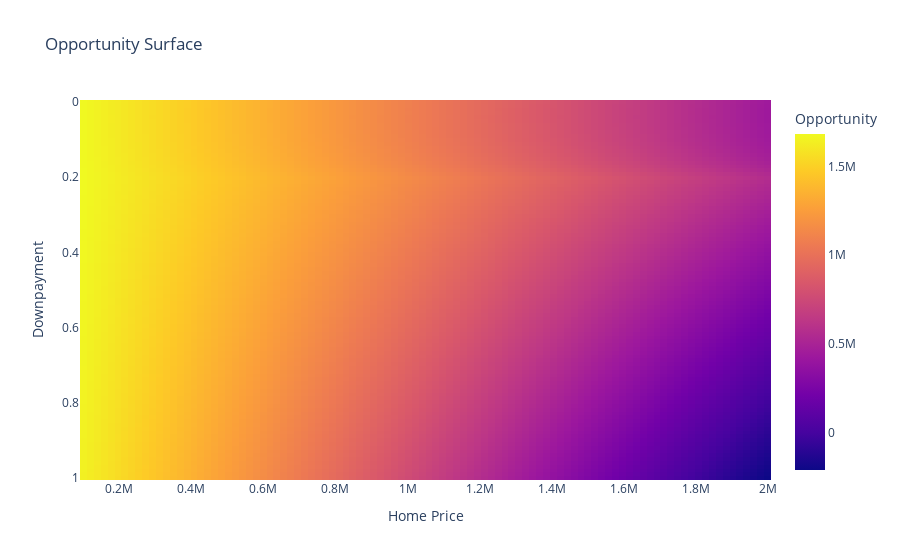

Here is the notebook cell this chart was saved with:
### Markdown cell above
## Vectorize
Since `numpy-financial` is a vectorized library, we can actually see the breakdown for a range of values. For example, we can visualize a 2-d surface of the total opportunity.
### `home_price` and `downpayment`

### Code cell
_x, _y = np.linspace(100_000, 2_000_000, 100), np.linspace(0.00, 1.0, 100)
x, y = np.meshgrid(_x, _y, indexing="ij")
x = x.flatten()
y = y.flatten()
surface_kwargs = kwargs.copy()
surface_kwargs.update({"home_price": x, "downpayment": y})
render_plotly_html(
    px.imshow(
        RentVsBuy().calculate(**surface_kwargs).value.reshape((100, 100)).T,
        aspect="auto",
        labels=dict(x="Home Price", y="Downpayment", color="Opportunity"),
        x=_x,
        y=_y,
        title="Opportunity Surface",
    )
)
